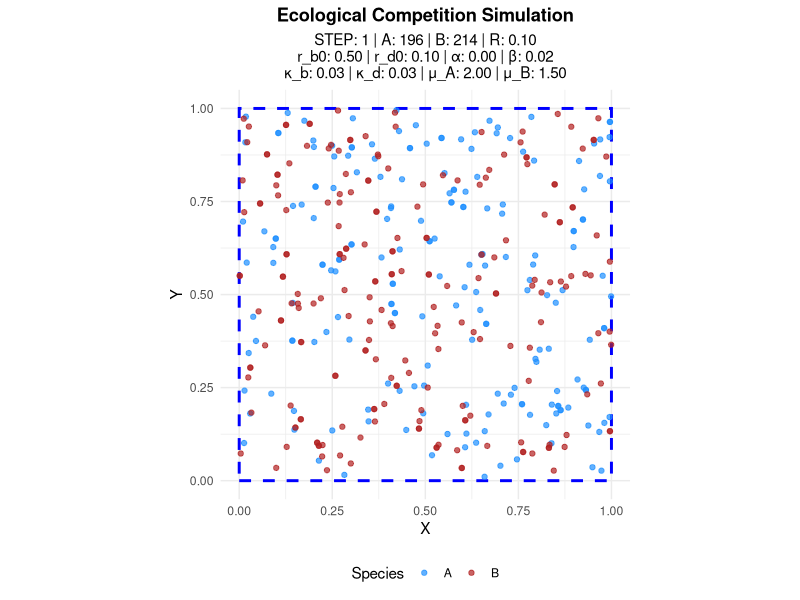
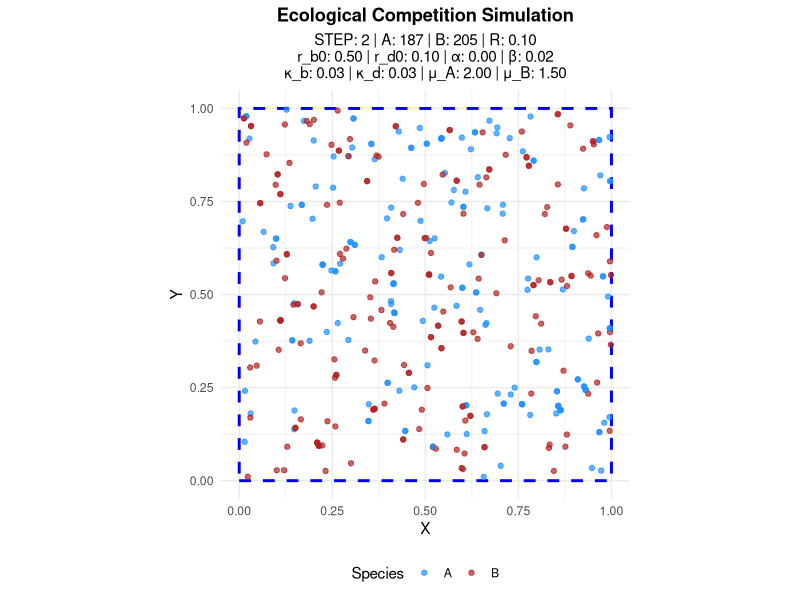
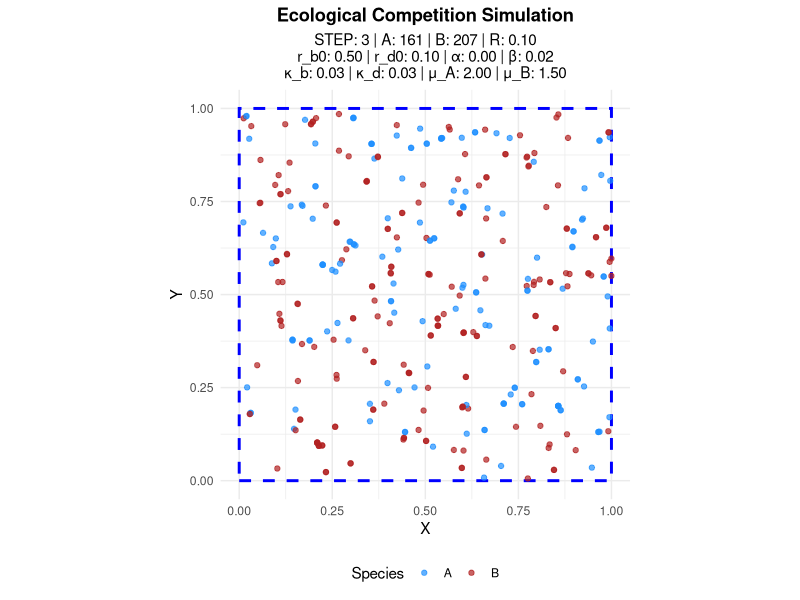
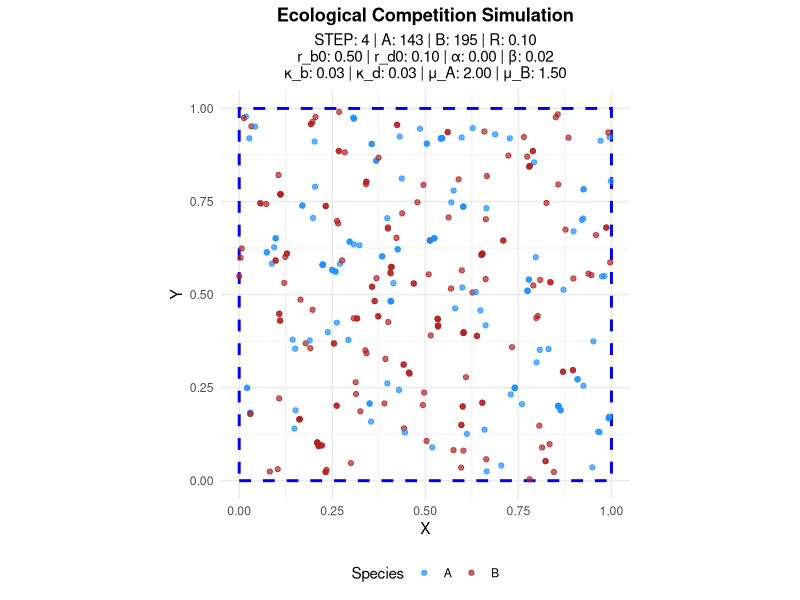
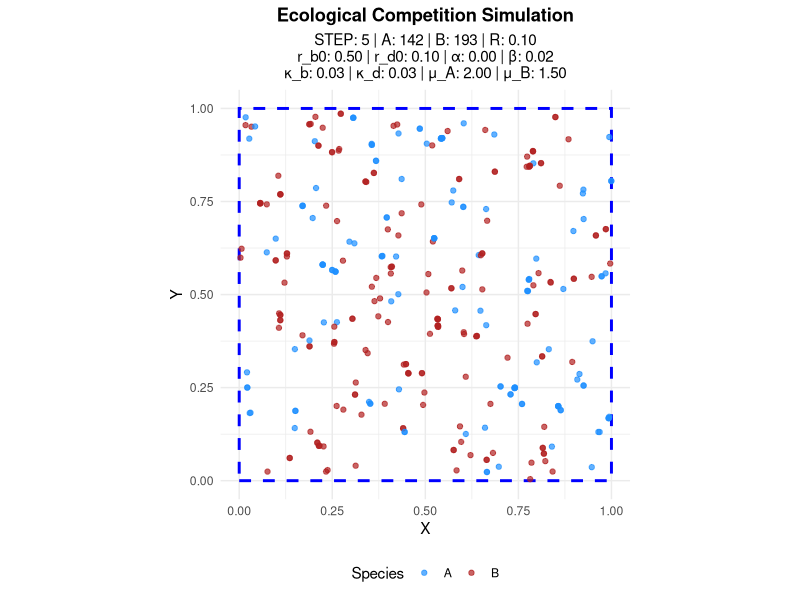
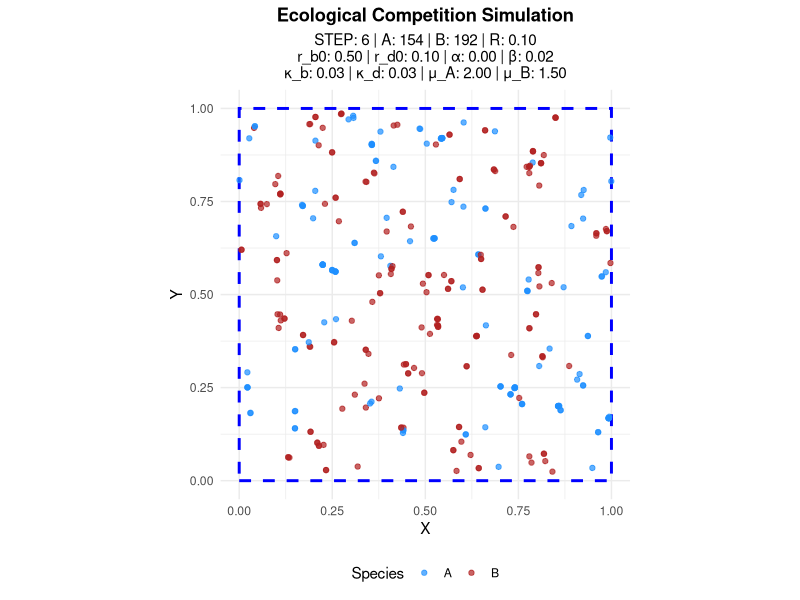
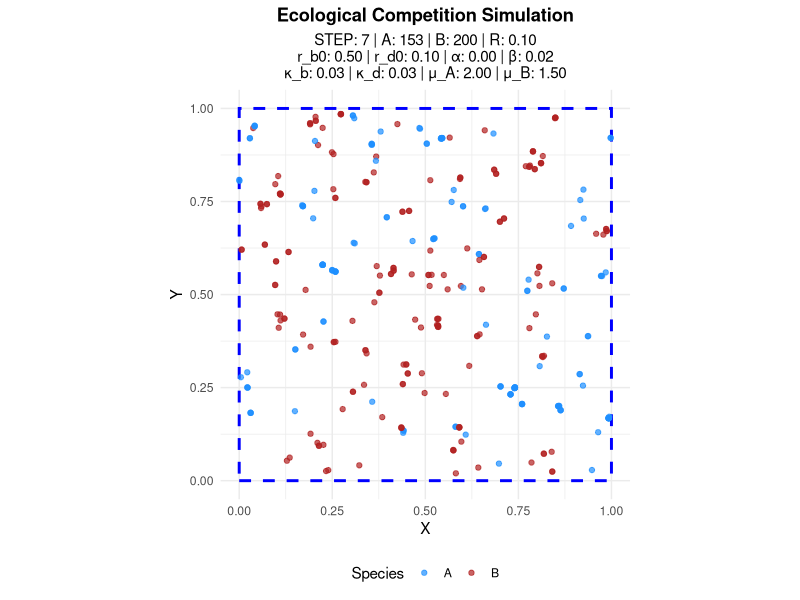
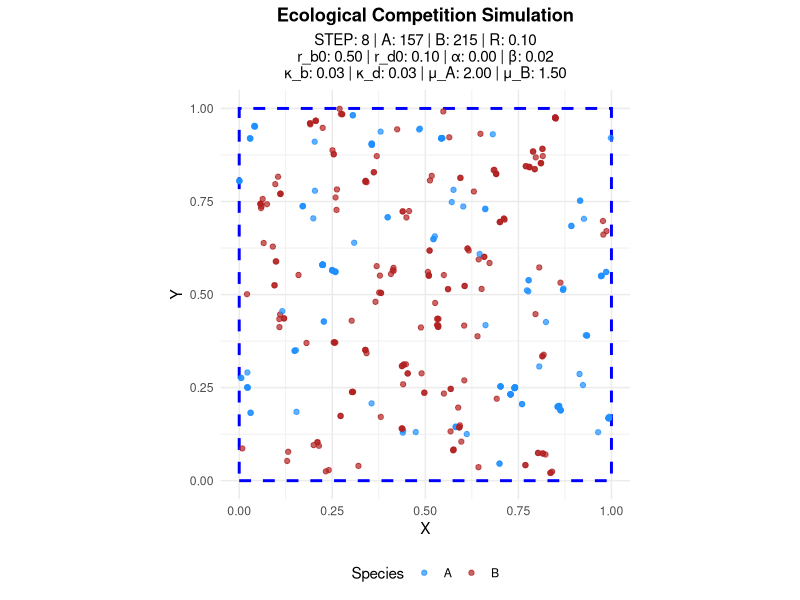

These figures' R source, in order: (Note: a time limit stopped this script after it produced the figures.)
# Install necessary packages if not installed
if (!requireNamespace("ggplot2", quietly = TRUE)) install.packages("ggplot2")

library(ggplot2)

############################
### UTILITY FUNCTIONS ###
############################
# Apply periodic boundary conditions to coordinates
apply_periodic <- function(coord, domain_size) {
  coord %% domain_size
}

# Compute displacement considering periodic boundaries
wrapped_displacement <- function(obj, targ, domain_size) {
  d <- targ - obj
  if (d > domain_size / 2) {
    d <- d - domain_size
  } else if (d < -domain_size / 2) {
    d <- d + domain_size
  }
  return(d)
}

# Compute periodic Euclidean distance between two points
periodic_distance <- function(x, y, x_targ, y_targ, domain_size) {
  delt_x <- wrapped_displacement(x, x_targ, domain_size)
  delt_y <- wrapped_displacement(y, y_targ, domain_size)
  sqrt(delt_x^2 + delt_y^2)
}

# Count neighbors by species using spatial binning
count_neighbors_by_species <- function(df_walkers, R, domain_size) {
  n_walkers <- nrow(df_walkers)
  
  # Handle case with no interaction radius
  if (R == 0) {
    return(list(same = integer(n_walkers), other = integer(n_walkers)))
  }
  
  # Initialize neighbor counters
  neighbors_same <- integer(n_walkers)
  neighbors_other <- integer(n_walkers)
  
  # Create spatial grid for efficient neighbor search
  cell_size <- R
  df_walkers$cell_x <- floor(df_walkers$x / cell_size)
  df_walkers$cell_y <- floor(df_walkers$y / cell_size)
  cell_dict <- split(seq_len(n_walkers), 
                     paste(df_walkers$cell_x, df_walkers$cell_y, sep = "_"))
  
  n_cells <- floor(domain_size / cell_size)  # Cells per axis for wrap-around
  
  # Find neighbors for each individual
  for (j in seq_len(n_walkers)) {
    x_j <- df_walkers$x[j]
    y_j <- df_walkers$y[j]
    sp_j <- df_walkers$species[j]
    
    count_same <- 0
    count_other <- 0
    
    # Check 3x3 neighborhood of cells
    for (dx in -1:1) {
      for (dy in -1:1) {
        cx <- (df_walkers$cell_x[j] + dx) %% n_cells
        cy <- (df_walkers$cell_y[j] + dy) %% n_cells
        neighbor_cell <- paste(cx, cy, sep = "_")
        
        if (neighbor_cell %in% names(cell_dict)) {
          neighbors <- cell_dict[[neighbor_cell]]
          for (k in neighbors) {
            if (k != j) {
              dist <- periodic_distance(x_j, y_j, df_walkers$x[k], 
                                        df_walkers$y[k], domain_size)
              if (dist < R) {
                if (df_walkers$species[k] == sp_j) {
                  count_same <- count_same + 1
                } else {
                  count_other <- count_other + 1
                }
              }
            }
          }
        }
      }
    }
    neighbors_same[j] <- count_same
    neighbors_other[j] <- count_other
  }
  
  return(list(same = neighbors_same, other = neighbors_other))
}

# Create visualization of current state
plot_walkers <- function(df_walkers, step_num, pop_A, pop_B, domain_size,
                         R, r_b0, r_d0, alfa, beta, kappa_b, kappa_d,
                         mu_A, mu_B, l_min,
                         gamma_fast, gamma_slow, R_MIPS) {
  
  subtitle_text <- sprintf(
    "STEP: %d | A: %d | B: %d | R: %.2f\nr_b0: %.2f | r_d0: %.2f | α: %.2f | β: %.2f\nκ_b: %.2f | κ_d: %.2f | μ_A: %.2f | μ_B: %.2f",
    step_num, pop_A, pop_B, R, r_b0, r_d0, alfa, beta, kappa_b, kappa_d, mu_A, mu_B
  )
  
  ggplot() +
    annotate("rect", xmin = 0, xmax = domain_size, ymin = 0, ymax = domain_size,
             fill = NA, color = "blue", linetype = "dashed", linewidth = 1) +
    geom_point(data = df_walkers, aes(x = x, y = y, color = species),
               size = 1.5, alpha = 0.7) +
    scale_color_manual(values = c("A" = "dodgerblue", "B" = "firebrick")) +
    labs(
      title = "Ecological Competition Simulation",
      subtitle = subtitle_text,
      x = "X",
      y = "Y",
      color = "Species"
    ) +
    theme_minimal(base_size = 11) +
    theme(
      plot.title = element_text(face = "bold", hjust = 0.5),
      plot.subtitle = element_text(hjust = 0.5),
      legend.position = "bottom"
    ) +
    coord_fixed(xlim = c(0, domain_size), ylim = c(0, domain_size))
}


############################
### SIMULATION PARAMETERS ###
############################

# Set seed for reproducibility
set.seed(1287)

### DOMAIN AND POPULATION ###
domain_size <- 1              # Square domain [0, domain_size]
initial_walkers_A <- 250      # Initial population of species A
initial_walkers_B <- 250      # Initial population of species B
max_steps <- 200              # Maximum simulation steps

### MOVEMENT PARAMETERS ###
l_min <- 1e-3                 # Minimum step length
mu_A <- 2.0                   # Lévy exponent for species A (higher = longer jumps)
mu_B <- 1.5                   # Lévy exponent for species B

### INTERACTION PARAMETERS ###
R <- 0.1 * domain_size        # Interaction radius
r_d0 <- 0.1                   # Base death rate
r_b0 <- 0.5                   # Base birth rate
beta <- 0.02                  # Density-dependent death coefficient
kappa_b <- 0.03               # Competition effect on birth
kappa_d <- 0.03               # Competition effect on death
alfa <- 0                     # Density-dependent birth coefficient

### MOVEMENT ADJUSTMENT PARAMETERS ###
gamma_slow <- 0.4             # Crowding slow-down factor
gamma_fast <- 0.04            # Isolation speed-up factor
R_MIPS <- R * 0.5             # Radius for movement adjustment

### SIMULATION CONTROL ###
n_substeps <- 30              # Movement substeps per main step
plot_every_n <- 1             # Plot every N steps
plot_substeps <- FALSE        # Plot substeps (not recommended)

### EQUILIBRIUM DETECTION ###
equilibrium_steps <- 15       # Steps for population stability check
warming_steps <- 45           # Initial steps before equilibrium check
step_threshold <- l_min * exp(-gamma_slow)  # Step size threshold for MIPS
consecutive_number <- 15       # Consecutive steps below threshold for MIPS

############################
### SIMULATION EXECUTION ###
############################

# Initialize walkers for both species
df_walkers <- rbind(
  data.frame(x = runif(initial_walkers_A, 0, domain_size),
             y = runif(initial_walkers_A, 0, domain_size),
             dx = 0, dy = 0,
             species = factor(rep("A", initial_walkers_A))),
  data.frame(x = runif(initial_walkers_B, 0, domain_size),
             y = runif(initial_walkers_B, 0, domain_size),
             dx = 0, dy = 0,
             species = factor(rep("B", initial_walkers_B)))
)

# Prepare population history per species
pop_history_A <- numeric(max_steps + 1)
pop_history_B <- numeric(max_steps + 1)
pop_history_A[1] <- sum(df_walkers$species == "A")
pop_history_B[1] <- sum(df_walkers$species == "B")

# Simulation control variables
stable_counter <- 0
consecutive_below_threshold <- 0        # To count how many times the average step size is below the threshold
equilibrium_reached <- FALSE
steps <- 0
avg_step_sizes_trimmed <- numeric()      # To store trimmed step size averages

# Initialize plots:
plot.new()
dev.new()

# Main simulation loop
while (steps < max_steps && !equilibrium_reached) {
  steps <- steps + 1
  
  n_walkers <- nrow(df_walkers)
  
  # Generate species-specific mu values
  mu_vec <- ifelse(df_walkers$species == "A", mu_A, mu_B)
  
  step_sizes <- l_min * (1 - runif(n_walkers))^(1 / (1 - mu_vec))
  angles <- runif(n_walkers, 0, 2 * pi)
  
  # This will accumulate the step magnitude for all substeps
  total_step_magnitude <- numeric(n_walkers)
  
  for (i in 1:n_substeps) {
    # Count neighbors for each walker
    neighbors <- count_neighbors_by_species(df_walkers, R_MIPS, domain_size)
    N_same <- neighbors$same
    N_other <- neighbors$other
    
    # Adjust step size to slow down if there are many same-species neighbors
    adjusted_step_size <- step_sizes * exp(-gamma_slow * N_same + gamma_fast * N_other)
    total_step_magnitude <- total_step_magnitude + adjusted_step_size / n_substeps
    
    # Update the displacement based on adjusted step size
    df_walkers$dx <- adjusted_step_size * cos(angles) / n_substeps
    df_walkers$dy <- adjusted_step_size * sin(angles) / n_substeps
    
    # Update positions with periodic boundary conditions
    df_walkers$x <- apply_periodic(df_walkers$x + df_walkers$dx, domain_size)
    df_walkers$y <- apply_periodic(df_walkers$y + df_walkers$dy, domain_size)
    
    if (plot_substeps) {
      plot_sub <- ggplot(df_walkers, aes(x = x, y = y, color = species)) +
        geom_point(size = 1, alpha = 0.65) +
        scale_color_manual(values = c("A" = "blue", "B" = "red")) +
        labs(
          title = paste("Main Step:", steps, "| Substep:", i),
          subtitle = paste("A:", sum(df_walkers$species == "A"), " B:", sum(df_walkers$species == "B")),
          x = "X", y = "Y"
        ) +
        theme_minimal() +
        coord_fixed(xlim = c(0, domain_size), ylim = c(0, domain_size))
      
      dev.hold()
      print(plot_sub)
      Sys.sleep(2)  # Pause for 2 seconds
      dev.flush()
    }
    
  }
  
  if(n_substeps >1 && steps >= warming_steps){
    # Equilibrium MIPS
    # Remove top 1% of steps (potential outliers)
    sorted_steps <- sort(total_step_magnitude)
    cutoff_index <- floor(0.99 * length(sorted_steps))
    filtered_steps <- sorted_steps[1:cutoff_index]
    avg_trimmed <- mean(filtered_steps)
    
    avg_step_sizes_trimmed <- c(avg_step_sizes_trimmed, avg_trimmed)
    # Check if trimmed average step size is below threshold
    if (avg_trimmed <= step_threshold) {
      consecutive_below_threshold <- consecutive_below_threshold + 1
    } else {
      consecutive_below_threshold <- 0
    }
    
    cat(sprintf("Step %d | Avg. trimmed step size = %.8f vs threshold = %.8f\n", steps, avg_trimmed, step_threshold))
    # Print stopping condition progress
    cat(sprintf("Consecutive steps below threshold: %d / %d\n", consecutive_below_threshold, consecutive_number))
    if(consecutive_below_threshold >= consecutive_number){
      equilibrium_reached <- TRUE
    }
  }
  
  #Equilibrium population
  # Count neighbors by species
  neighbors <- count_neighbors_by_species(df_walkers, R, domain_size)
  N_same <- neighbors$same
  N_other <- neighbors$other
  
  # Death rate: own base + beta * same species neighbors + kappa * other species neighbors
  r_d <- r_d0 + beta * N_same +  kappa_d * N_other
  
  # Birth rate: adjusted by alfa and same species neighbors (could be customized)
  r_b <- pmax(r_b0 - alfa * N_same - kappa_b * N_other, 0)
  
  p_death <- 1 - exp(-r_d)
  p_birth <- 1 - exp(-r_b)
  
  random_vals_death <- runif(n_walkers)
  random_vals_birth <- runif(n_walkers)
  
  survivor_indices <- which(random_vals_death >= p_death)
  df_survivors <- df_walkers[survivor_indices, ]
  
  birth_indices <- which(random_vals_birth < p_birth)
  df_birth <- df_walkers[birth_indices, ]
  
  # New walkers born at parent's location, with same species
  df_walkers <- rbind(df_survivors, df_birth)
  
  pop_history_A[steps + 1] <- sum(df_walkers$species == "A")
  pop_history_B[steps + 1] <- sum(df_walkers$species == "B")
  
  # Stop simulation if one species goes extinct
  if (pop_history_A[steps + 1] == 0 || pop_history_B[steps + 1] == 0) {
    cat("Extinction event: Species A or B reached 0 individuals at step", steps, "\n")
    equilibrium_reached <- TRUE
    break
  }
  
  # Check equilibrium on total population (can be refined)
  total_pop <- pop_history_A[steps + 1] + pop_history_B[steps + 1]
  if (steps >= max(warming_steps, equilibrium_steps)) {
    recent_pops <- pop_history_A[(steps - equilibrium_steps + 1):steps] + pop_history_B[(steps - equilibrium_steps + 1):steps]
    N_eq_estimate <- mean(recent_pops)
    pop_threshold <- max(1, ceiling(sqrt(2 * N_eq_estimate )))
    
    if (abs(total_pop - (pop_history_A[steps] + pop_history_B[steps])) < pop_threshold) {
      stable_counter <- stable_counter + 1
    } else {
      stable_counter <- 0
    }
    cat(sprintf("Stable steps in a row: %d/%d | Population A: %d, B: %d\n\n", stable_counter, equilibrium_steps, pop_history_A[steps + 1], pop_history_B[steps + 1]))
    
    if (stable_counter >= equilibrium_steps && steps >= warming_steps) {
      equilibrium_reached <- TRUE
      message("Equilibrium reached at step ", steps, ": population stable within threshold ", pop_threshold)
    }
  }
  
  # Plot every plot_every_n steps
  if (steps %% plot_every_n == 0) {
    plot <- plot_walkers(
      df_walkers = df_walkers,
      step_num = steps,
      pop_A = pop_history_A[steps + 1],
      pop_B = pop_history_B[steps + 1],
      domain_size = domain_size,
      R = R,
      r_b0 = r_b0,
      r_d0 = r_d0,
      alfa = alfa,
      beta = beta,
      kappa_b = kappa_b,
      kappa_d = kappa_d,
      mu_A = mu_A,
      mu_B = mu_B,
      l_min = l_min,
      gamma_fast = gamma_fast,
      gamma_slow = gamma_slow,
      R_MIPS = R_MIPS
    )
    
    dev.hold()
    print(plot)
    dev.flush()
  }
}

# Final plot
plot <- plot_walkers(
  df_walkers = df_walkers,
  step_num = steps,
  pop_A = pop_history_A[steps + 1],
  pop_B = pop_history_B[steps + 1],
  domain_size = domain_size,
  R = R,
  r_b0 = r_b0,
  r_d0 = r_d0,
  alfa = alfa,
  beta = beta,
  kappa_b = kappa_b,
  kappa_d = kappa_d,
  mu_A = mu_A,
  mu_B = mu_B,
  l_min = l_min,
  gamma_fast = gamma_fast,
  gamma_slow = gamma_slow,
  R_MIPS = R_MIPS
)

print(plot)


# Plot population history per species over time
df_pop <- data.frame(
  Step = 0:steps,
  Population_A = pop_history_A[1:(steps + 1)],
  Population_B = pop_history_B[1:(steps + 1)]
)

plot_pop <- ggplot(df_pop, aes(x = Step)) +
  geom_line(aes(y = Population_A, color = "Species A")) +
  geom_point(aes(y = Population_A, color = "Species A")) +
  geom_line(aes(y = Population_B, color = "Species B")) +
  geom_point(aes(y = Population_B, color = "Species B")) +
  geom_hline(yintercept = N_eq_estimate, linetype = "dashed", color = "red") +
  annotate("text", x = steps/2, y = N_eq_estimate + 10, 
           label = sprintf("Est. Equilibrium: %.0f", N_eq_estimate), color = "red")+
  scale_color_manual(values = c("Species A" = "blue", "Species B" = "red")) +
  labs(title = "Population Size vs Steps",
       subtitle = paste("STEP:", steps,
                        "| Population A:", pop_history_A[steps + 1],
                        "| Population B:", pop_history_B[steps + 1],
                        "| Interaction radius R:", R,"| R_MIPS:", R_MIPS,
                        "\nr_b0:", r_b0, "| r_d0:", r_d0, "| α:", alfa,
                        "| β:", beta, "| κ_b:", kappa_b, "| κ_d:", kappa_d,
                        "| mu_A:", mu_A, "| mu_B:", mu_B, "| l_min:", l_min),
       x = "Step",
       y = "Population Size",
       color = "Species") +
  theme_minimal()

print(plot_pop)
